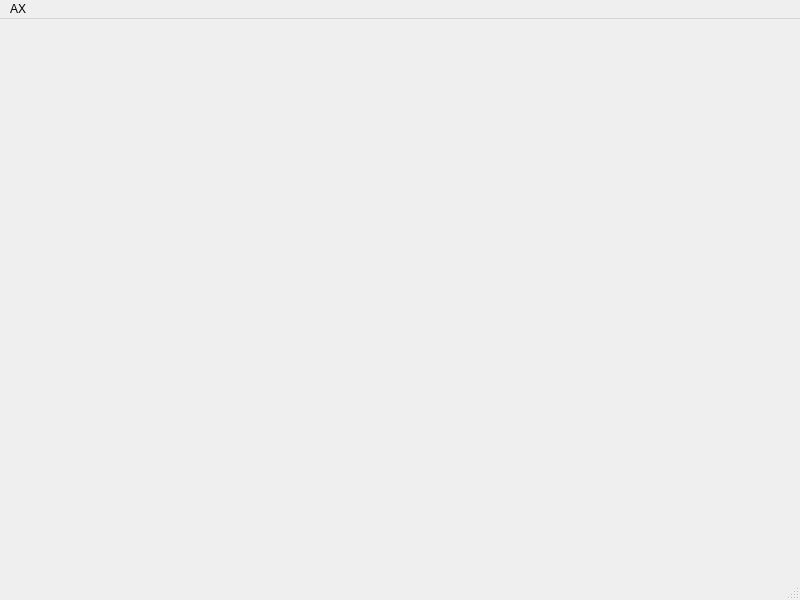
<?xml version="1.0" encoding="UTF-8"?>
<ui version="4.0">
 <class>OscMainWindow</class>
 <widget class="QMainWindow" name="OscMainWindow">
  <property name="geometry">
   <rect>
    <x>0</x>
    <y>0</y>
    <width>800</width>
    <height>600</height>
   </rect>
  </property>
  <property name="windowTitle">
   <string>MainWindow</string>
  </property>
  <widget class="QWidget" name="centralwidget"/>
  <widget class="QMenuBar" name="menubar">
   <property name="geometry">
    <rect>
     <x>0</x>
     <y>0</y>
     <width>800</width>
     <height>22</height>
    </rect>
   </property>
   <widget class="QMenu" name="menu">
    <property name="title">
     <string>АХ</string>
    </property>
    <addaction name="build_mr_action"/>
    <addaction name="separator"/>
    <addaction name="exit_action"/>
   </widget>
   <addaction name="menu"/>
  </widget>
  <widget class="QStatusBar" name="statusbar"/>
  <action name="build_mr_action">
   <property name="text">
    <string>Построить АХ...</string>
   </property>
  </action>
  <action name="exit_action">
   <property name="text">
    <string>Закрыть</string>
   </property>
  </action>
 </widget>
 <resources/>
 <connections/>
</ui>
